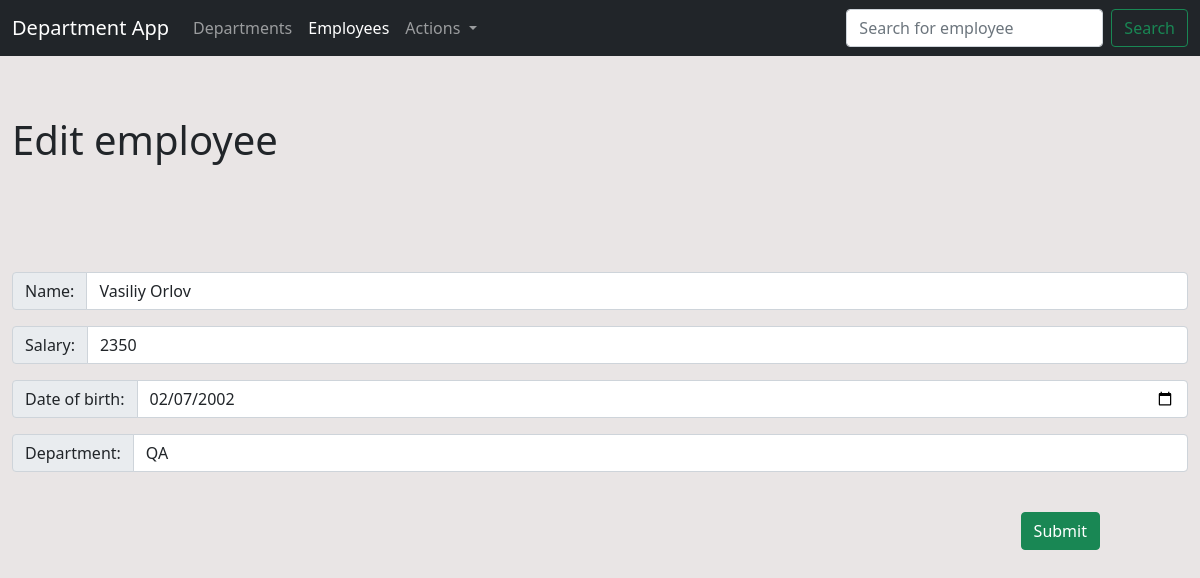
The page /employees/edit/4 on the database its author committed.
### department_app/models/employee_model.py (models this page shows, shortened)
class Employees(db.Model):
    id = db.Column(db.Integer, primary_key = True)
    emp_name = db.Column(db.String(50), nullable = False)
    emp_db = db.Column(db.String, nullable = False)
    emp_salary = db.Column(db.Integer, nullable = False)
    emp_department = db.Column(db.String(50), nullable = False)

### department_app/views/employees_view.py (the view)
@app.route("/employees/edit/<emp_id>", methods = ['POST', 'GET'])
def edit_employee(emp_id):
    try:
        employee = Employees.query.get_or_404(emp_id)
    except:
        raise Exception('Employee does not exist')
    default = [[employee.emp_name, employee.emp_salary, employee.emp_db]]
    if request.method == 'POST':
        edit_employee_func(emp_id, request.form['employee_name'], request.form['employee_age'], request.form['employee_salary'], request.form['employee_department'])
        return redirect(url_for('employees'))
    return render_template('add_employee.html', action = f'/employees/edit/{emp_id}', default = default, all_deps = Departments.query.all(), menu = menu, dropdown = dropdown, title = 'Edit employee')

### department_app/templates/add_employee.html (shortened to what this page needs)
{% extends 'base.html' %}
{% block content %}
    <section>
        <div class="container-xxl">
          <div class="row">
            <div class="col-8">
              <h1>{{ title }}</h1>
            </div>
            <div class="col-4"></div>
          </div>
        </div>
      </section>
      <section>
        <form action = "{{ action }}" method="post">
        <div class="container-xxl">
          {% for data in default %}
            <div class="input-group mb-3">
                <span class="input-group-text" id="inputGroup-sizing-default">Name:</span>
                <input value="{{default[0][0]}}" type="text" name="employee_name" class="form-control" aria-label="Sizing example input" aria-describedby="inputGroup-sizing-default">
            </div>
            <div class="input-group mb-3">
                <span class="input-group-text">Salary:</span>
                <input value="{{default[0][1]}}" type="number" name="employee_salary" class="form-control" min="300" max="10000" step="50">
            </div>
            <div class="input-group mb-3">
                <span class="input-group-text">Date of birth:</span>
                <input value="{{default[0][2]}}" type="date" name="employee_age" max="2023-01-01" min="1935-01-01" value="2000-11-17" class="form-control">
            </div>
          {% endfor %}
            <div class="input-group mb-3">
                <span class="input-group-text" id="inputGroup-sizing-default">Department:</span>
                <select class="form-control" name="employee_department" aria-label="Sizing example input" aria-describedby="inputGroup-sizing-default">
                  {% for data in all_deps %}
                  <option>{{ data.dep_name }}</option>
                  {% endfor %}
                </select>
            </div>
            <br>
            <div >
                <button type="submit" class="btn btn-success">Submit</button>
            </div>
        </div>
      </form>
    </section>
    {% endblock -%}

### department_app/static/css/styles.css (style rules this page uses)
section { padding-top: 40px; padding-bottom: 40px; }
.row { padding-top: 20px; padding-bottom: 20px; }
body { background-color: #E9E5E5; }
.btn-success { position: absolute; right: 100px; }

### rows shown on the page
Employees: employee_name "Vasiliy Orlov", employee_salary "2350", employee_age "02/07/2002"

### other values the page prints
{{ m.name }} "Departments" "Employees"
{{ title }} "Edit employee"
form field employee_department "QA"
